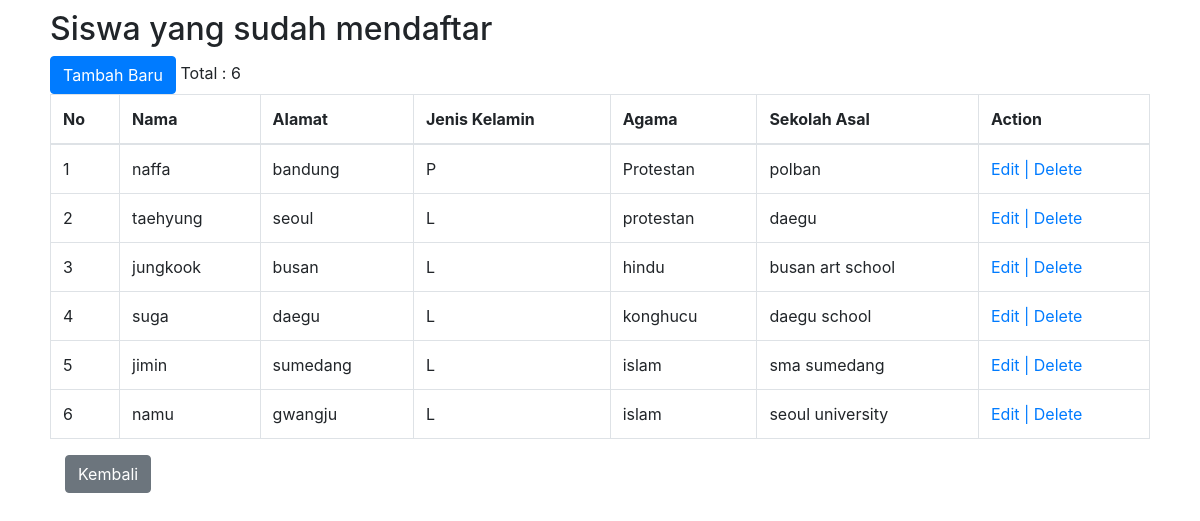
Page /list-siswa.php on the committed database.
### tables this page shows
CREATE TABLE `tblsiswa` (
  `no` int(11) NOT NULL,
  `nama` varchar(40) NOT NULL,
  `alamat` text NOT NULL,
  `jenis_kelamin` enum('P','L') NOT NULL,
  `agama` varchar(20) NOT NULL,
  `sekolah` varchar(30) NOT NULL
);

### list-siswa.php (the view, shortened to what this page needs)
<!DOCTYPE html>
<html>
    <head>
        <link rel="stylesheet" type="text/css" href="bootstrap/css/bootstrap.css">
    </head>
    <body>
        <h2>Siswa yang sudah mendaftar</h2>
        <a href="form-daftar.php">
                <input type="button" class="btn btn-primary" value="Tambah Baru">
        </a>
        <table class="table table-bordered">
            <thead>
                <tr>
                <th scope="col">No</th>
                <th scope="col">Nama</th>
                <th scope="col">Alamat</th>
                <th scope="col">Jenis Kelamin</th>
                <th scope="col">Agama</th>
                <th scope="col">Sekolah Asal</th>
                <th scope="col">Action</th>
                </tr>
            </thead>
            <?php
            include 'koneksi.php';
            $tblsiswa = mysqli_query($koneksi, "SELECT * from tblsiswa");
            $no=1;
            foreach ($tblsiswa as $row){
                echo "<tr>
                    <td>$no</td>
                    <td>".$row['nama']."</td>
                    <td>".$row['alamat']."</td>
                    <td>".$row['jenis_kelamin']."</td>
                    <td>".$row['agama']."</td>
                    <td>".$row['sekolah']."</td>
                    <td>
                        <a href='form-edit.php?no=$row[no]'>Edit | </a>
                        <a href='delete.php?no=$row[no]'>Delete</a>
                    </tr>";
                $no++;
            }
            ?>
        </table>
        <div class="col-md-6">
            <a href="index.php">
                <input type="button" class="btn btn-secondary" value="Kembali">
            </a>
        </div>
    </body>
</html>

### rows in the picture
tblsiswa: nama "naffa", alamat "bandung", jenis_kelamin "P", agama "Protestan", sekolah "polban"
tblsiswa: nama "taehyung", alamat "seoul", jenis_kelamin "L", agama "protestan", sekolah "daegu"
tblsiswa: nama "jungkook", alamat "busan", jenis_kelamin "L", agama "hindu", sekolah "busan art school"
tblsiswa: nama "suga", alamat "daegu", jenis_kelamin "L", agama "konghucu", sekolah "daegu school"
tblsiswa: nama "jimin", alamat "sumedang", jenis_kelamin "L", agama "islam", sekolah "sma sumedang"
tblsiswa: nama "namu", alamat "gwangju", jenis_kelamin "L", agama "islam", sekolah "seoul university"
